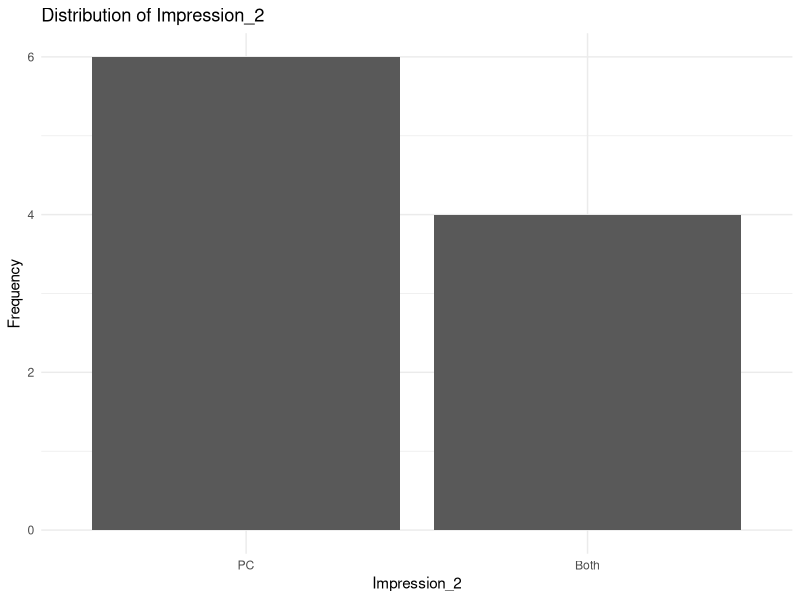

Write the R code that produced this figure.
## ---- chunk 1
knitr::opts_chunk$set(echo = TRUE)
## ---- chunk 2
library(readr)
library(tidyverse)
library(ggplot2)

data <- read_csv("PC_Pilot-English_November 19, 2024_10.12.csv")
View(data)

data_header_rm <- data[-c(1,2),] #remove qualtrics duplicate headers
data_header_rm[data_header_rm == ""] <- NA #empty string = NA
View(data_header_rm)

# Prolific, pass consent, and prescreen
data_passed <- data_header_rm %>%
  filter(
    Finished == 1,
    consent == 1,
    str_length(ID) == 24, # Prolific IDs
  )

#rows with fraud
data_fraud <- data_passed %>%
  filter(
    Q_BallotBoxStuffing == "True",
    Q_RecaptchaScore <= 0.5,
    Q_RelevantIDDuplicate == "True",
    Q_RelevantIDDuplicateScore >= 75,
    Q_RelevantIDFraudScore >= 30
  )

#remove unnecessary columns
data_passed1 <- data_passed %>%
  filter(!PROLIFIC_PID %in% data_fraud$PROLIFIC_PID) %>% #remove fraud
  select(-c(StartDate,
            EndDate,
            Status,
           IPAddress,
           Progress,
           Finished,
           RecordedDate,
           ResponseId,
           RecipientLastName,
           RecipientFirstName,
           RecipientEmail,
           ExternalReference,
           LocationLatitude,
           LocationLongitude,
           DistributionChannel,
           UserLanguage,
           'Duration (in seconds)',
           Q_BallotBoxStuffing,
           Q_RecaptchaScore,
           Q_RelevantIDDuplicate,
           Q_RelevantIDDuplicateScore,
           Q_RelevantIDFraudScore,
           PROLIFIC_PID,
           consent, 
           not_pc_label, 
           pc_label
           )) %>%
  mutate(ppt_ID = row_number())
## ---- chunk 3
# Separate demographics
data_demo <- data_passed1 %>%
  select(ppt_ID, ID,
         label,
         starts_with("Demo_"), 
         comment
         )

write.csv(data_demo, "demo_11082024.csv", row.names = FALSE)

# Main data
data_main <- data_passed1 %>%
  select(-c(ID, # de-identified
            starts_with("Demo_"), 
            comment)) %>%
  mutate(across(where(is.character), # Apply to character columns only
                ~ ifelse(!is.na(suppressWarnings(as.numeric(.))),
                         as.numeric(.), 
                         .)))

## ---- chunk 4
# Overlap compare
data_main %>%
  group_by(label) %>%
  summarise(overlap_avg = mean(SliderOverlapValue))

# Stigma: PC vs. PIC

## recode stigma_resp_2, stigma_dist_2, stigma_dist_3
data_main_recode <- data_main %>%
  mutate(stigma_resp_2_mut = 6 - stigma_resp_2,
         stigma_dist_2_mut = 6 - stigma_dist_2, 
         stigma_dist_3_mut = 6 - stigma_dist_3) %>%
  select(-c(stigma_resp_2, stigma_dist_2, stigma_dist_3))

## average stigma 
data_main_recode %>%
  mutate(stigma_avg_ppt = rowSums(select(., starts_with('stigma_')))/6) %>% 
  group_by(label) %>%
  summarise(stigma_avg_label = mean(stigma_avg_ppt))
  
## stigma_resp
data_main_recode %>%
  mutate(stigma_resp_ppt = rowSums(select(., starts_with('stigma_resp')))/2) %>% 
  group_by(label) %>%
  summarise(stigma_resp_label = mean(stigma_resp_ppt))

## stigma_dist
data_main_recode %>%
  mutate(stigma_dist_ppt = rowSums(select(., starts_with('stigma_dist')))/3) %>% 
  group_by(label) %>%
  summarise(stigma_dist_label = mean(stigma_dist_ppt))

## stigma_danger
data_main_recode %>%
  group_by(label) %>%
  summarise(stigma_danger_label = mean(stigma_danger))


# Stereotype: PC vs. PIC

## average stertyp
data_main %>%
  mutate(stertyp_avg_ppt = rowSums(select(., starts_with('stertyp_')))/8) %>% 
  group_by(label) %>%
  summarise(stertyp_avg_label = mean(stertyp_avg_ppt))

## stertyp_cmptition
data_main %>%
  mutate(stertyp_cmptition_ppt = rowSums(select(., starts_with('stertyp_cmptition_')))/2) %>% 
  group_by(label) %>%
  summarise(stertyp_cmptition_label = mean(stertyp_cmptition_ppt))

## stertyp_comp
data_main %>%
  mutate(stertyp_comp_ppt = rowSums(select(., starts_with('stertyp_comp_')))/2) %>% 
  group_by(label) %>%
  summarise(stertyp_comp_label = mean(stertyp_comp_ppt))

## stertyp_warm
data_main %>%
  mutate(stertyp_warm_ppt = rowSums(select(., starts_with('stertyp_warm_')))/2) %>% 
  group_by(label) %>%
  summarise(stertyp_warm_label = mean(stertyp_warm_ppt))

## stertyp_status
data_main %>%
  mutate(stertyp_status_ppt = rowSums(select(., starts_with('stertyp_status_')))/2) %>% 
  group_by(label) %>%
  summarise(stertyp_status_label = mean(stertyp_status_ppt))


# Average donation: PC vs. PIC
data_main %>%
  group_by(label) %>%
  summarise(donate_homeless_label = mean(donate_1))

# concept_1, concept_2, concept_3 
data_main %>%
  group_by(label) %>%
  summarise(concept_shelter_lable = mean(concept_1))

data_main %>%
  group_by(label) %>%
  summarise(concept_unemploy_lable = mean(concept_2))

data_main %>%
  group_by(label) %>%
  summarise(concept_duration_lable = mean(concept_3))


# Average like, offens: if distinct from 1.5 
data_main %>%
  summarise(like_avg_ppt = mean(like), 
            offense_avg_ppt = mean(offens))

## like, offens: if correlated with label
data_main %>%
  group_by(label) %>%
  summarise(like_avg_label = mean(like), 
            offense_avg_label = mean(offens))

# Distribution of impression_2
data_main %>%
  summarise(impression_2_avg = mean(impression_2))

data_main$impression_2 <- factor(data_main$impression_2, 
                            levels = c(1, 2, 3, 4), 
                            labels = c("PIC", "PC", "Both", "Neither"))

ggplot(data_main, aes(x = impression_2)) +
  geom_bar() +
  labs(title = "Distribution of Impression_2", 
       x = "Impression_2", 
       y = "Frequency") +
  theme_minimal()
